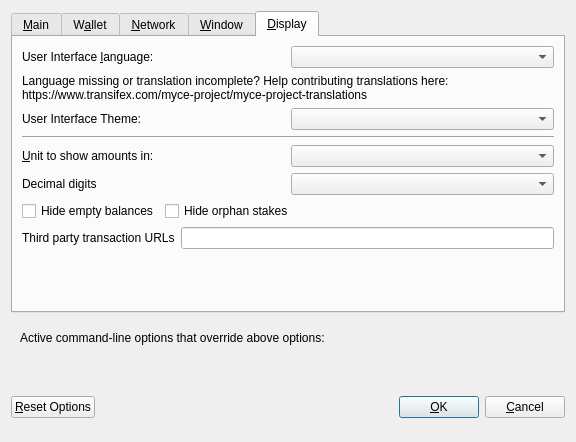
<?xml version="1.0" encoding="UTF-8"?>
<ui version="4.0">
 <class>OptionsDialog</class>
 <widget class="QDialog" name="OptionsDialog">
  <property name="geometry">
   <rect>
    <x>0</x>
    <y>0</y>
    <width>576</width>
    <height>442</height>
   </rect>
  </property>
  <property name="windowTitle">
   <string>Options</string>
  </property>
  <property name="modal">
   <bool>true</bool>
  </property>
  <layout class="QVBoxLayout" name="verticalLayout">
   <item>
    <widget class="QTabWidget" name="tabWidget">
     <property name="currentIndex">
      <number>4</number>
     </property>
     <widget class="QWidget" name="tabMain">
      <attribute name="title">
       <string>&amp;Main</string>
      </attribute>
      <layout class="QVBoxLayout" name="verticalLayout_Main">
       <item>
        <widget class="QCheckBox" name="bitcoinAtStartup">
         <property name="toolTip">
          <string>Automatically start MYCE after logging in to the system.</string>
         </property>
         <property name="text">
          <string>&amp;Start MYCE on system login</string>
         </property>
        </widget>
       </item>
       <item>
        <layout class="QHBoxLayout" name="horizontalLayout_2_Main">
         <item>
          <widget class="QLabel" name="databaseCacheLabel">
           <property name="text">
            <string>Size of &amp;database cache</string>
           </property>
           <property name="textFormat">
            <enum>Qt::PlainText</enum>
           </property>
           <property name="buddy">
            <cstring>databaseCache</cstring>
           </property>
          </widget>
         </item>
         <item>
          <widget class="QSpinBox" name="databaseCache"/>
         </item>
         <item>
          <widget class="QLabel" name="databaseCacheUnitLabel">
           <property name="text">
            <string>MB</string>
           </property>
           <property name="textFormat">
            <enum>Qt::PlainText</enum>
           </property>
          </widget>
         </item>
         <item>
          <spacer name="horizontalSpacer_2_Main">
           <property name="orientation">
            <enum>Qt::Horizontal</enum>
           </property>
           <property name="sizeHint" stdset="0">
            <size>
             <width>40</width>
             <height>20</height>
            </size>
           </property>
          </spacer>
         </item>
        </layout>
       </item>
       <item>
        <layout class="QHBoxLayout" name="horizontalLayout_3_Main">
         <item>
          <widget class="QLabel" name="threadsScriptVerifLabel">
           <property name="text">
            <string>Number of script &amp;verification threads</string>
           </property>
           <property name="textFormat">
            <enum>Qt::PlainText</enum>
           </property>
           <property name="buddy">
            <cstring>threadsScriptVerif</cstring>
           </property>
          </widget>
         </item>
         <item>
          <widget class="QSpinBox" name="threadsScriptVerif">
           <property name="toolTip">
            <string>(0 = auto, &lt;0 = leave that many cores free)</string>
           </property>
          </widget>
         </item>
         <item>
          <spacer name="horizontalSpacer_3_Main">
           <property name="orientation">
            <enum>Qt::Horizontal</enum>
           </property>
           <property name="sizeHint" stdset="0">
            <size>
             <width>40</width>
             <height>20</height>
            </size>
           </property>
          </spacer>
         </item>
        </layout>
       </item>
       <item>
        <spacer name="verticalSpacer_2">
         <property name="orientation">
          <enum>Qt::Vertical</enum>
         </property>
         <property name="sizeHint" stdset="0">
          <size>
           <width>20</width>
           <height>40</height>
          </size>
         </property>
        </spacer>
       </item>
       <item>
        <widget class="QCheckBox" name="checkBoxZeromintEnable">
         <property name="toolTip">
          <string>Enable automatic minting of YCE units to zYCE</string>
         </property>
         <property name="layoutDirection">
          <enum>Qt::LeftToRight</enum>
         </property>
         <property name="text">
          <string>Enable zYCE Automint</string>
         </property>
        </widget>
       </item>
       <item>
        <layout class="QHBoxLayout" name="horizontalLayout_3">
         <item>
          <widget class="QLabel" name="percentage_label">
           <property name="toolTip">
            <string>Percentage of incoming YCE which get automatically converted to zYCE via Zerocoin Protocol (min: 10%)</string>
           </property>
           <property name="text">
            <string>Percentage of autominted zYCE</string>
           </property>
          </widget>
         </item>
         <item>
          <widget class="QSpinBox" name="zeromintPercentage">
           <property name="minimum">
            <number>1</number>
           </property>
           <property name="maximum">
            <number>100</number>
           </property>
          </widget>
         </item>
        </layout>
       </item>
       <item>
        <layout class="QHBoxLayout" name="horizontalLayout" stretch="0,0">
         <property name="sizeConstraint">
          <enum>QLayout::SetFixedSize</enum>
         </property>
         <item>
          <widget class="QLabel" name="labelPreferredDenom">
           <property name="maximumSize">
            <size>
             <width>16777215</width>
             <height>16777215</height>
            </size>
           </property>
           <property name="toolTip">
            <string>Wait with automatic conversion to Zerocoin until enough YCE for this denomination is available</string>
           </property>
           <property name="text">
            <string>Preferred Automint zYCE Denomination</string>
           </property>
          </widget>
         </item>
         <item>
          <widget class="QComboBox" name="preferredDenom">
           <property name="maximumSize">
            <size>
             <width>16777215</width>
             <height>27</height>
            </size>
           </property>
           <property name="toolTip">
            <string>Wait with automatic conversion to Zerocoin until enough YCE for this denomination is available</string>
           </property>
           <property name="maxVisibleItems">
            <number>9</number>
           </property>
           <property name="maxCount">
            <number>9</number>
           </property>
          </widget>
         </item>
        </layout>
       </item>
      </layout>
     </widget>
     <widget class="QWidget" name="tabWallet">
      <attribute name="title">
       <string>W&amp;allet</string>
      </attribute>
      <layout class="QVBoxLayout" name="verticalLayout_Wallet">
       <item>
        <layout class="QHBoxLayout" name="horizontalLayout_2_Wallet">
         <item>
          <widget class="QLabel" name="labelStakeSplitThresholdText">
           <property name="text">
            <string>Stake split threshold:</string>
           </property>
          </widget>
         </item>
         <item>
          <widget class="QSpinBox" name="spinBoxStakeSplitThreshold">
           <property name="minimum">
            <number>1</number>
           </property>
           <property name="maximum">
            <number>999999</number>
           </property>
          </widget>
         </item>
        </layout>
       </item>
       <item>
        <widget class="QGroupBox" name="groupBox">
         <property name="title">
          <string>Expert</string>
         </property>
         <layout class="QVBoxLayout" name="verticalLayout_2">
          <item>
           <widget class="QCheckBox" name="coinControlFeatures">
            <property name="toolTip">
             <string>Whether to show coin control features or not.</string>
            </property>
            <property name="text">
             <string>Enable coin &amp;control features</string>
            </property>
           </widget>
          </item>
          <item>
           <widget class="QCheckBox" name="showMasternodesTab">
            <property name="toolTip">
             <string>Show additional tab listing all your masternodes in first sub-tab&lt;br/&gt;and all masternodes on the network in second sub-tab.</string>
            </property>
            <property name="text">
             <string>Show Masternodes Tab</string>
            </property>
           </widget>
          </item>
          <item>
           <widget class="QCheckBox" name="spendZeroConfChange">
            <property name="toolTip">
             <string>If you disable the spending of unconfirmed change, the change from a transaction&lt;br/&gt;cannot be used until that transaction has at least one confirmation.&lt;br/&gt;This also affects how your balance is computed.</string>
            </property>
            <property name="text">
             <string>&amp;Spend unconfirmed change</string>
            </property>
           </widget>
          </item>
         </layout>
        </widget>
       </item>
       <item>
        <spacer name="verticalSpacer_Wallet">
         <property name="orientation">
          <enum>Qt::Vertical</enum>
         </property>
         <property name="sizeHint" stdset="0">
          <size>
           <width>20</width>
           <height>40</height>
          </size>
         </property>
        </spacer>
       </item>
      </layout>
     </widget>
     <widget class="QWidget" name="tabNetwork">
      <attribute name="title">
       <string>&amp;Network</string>
      </attribute>
      <layout class="QVBoxLayout" name="verticalLayout_Network">
       <item>
        <widget class="QCheckBox" name="mapPortUpnp">
         <property name="toolTip">
          <string>Automatically open the MYCE client port on the router. This only works when your router supports UPnP and it is enabled.</string>
         </property>
         <property name="text">
          <string>Map port using &amp;UPnP</string>
         </property>
        </widget>
       </item>
       <item>
        <widget class="QCheckBox" name="allowIncoming">
         <property name="toolTip">
          <string>Accept connections from outside</string>
         </property>
         <property name="text">
          <string>Allow incoming connections</string>
         </property>
        </widget>
       </item>
       <item>
        <widget class="QCheckBox" name="connectSocks">
         <property name="toolTip">
          <string>Connect to the MYCE network through a SOCKS5 proxy.</string>
         </property>
         <property name="text">
          <string>&amp;Connect through SOCKS5 proxy (default proxy):</string>
         </property>
        </widget>
       </item>
       <item>
        <layout class="QHBoxLayout" name="horizontalLayout_1_Network">
         <item>
          <widget class="QLabel" name="proxyIpLabel">
           <property name="text">
            <string>Proxy &amp;IP:</string>
           </property>
           <property name="textFormat">
            <enum>Qt::PlainText</enum>
           </property>
           <property name="buddy">
            <cstring>proxyIp</cstring>
           </property>
          </widget>
         </item>
         <item>
          <widget class="QValidatedLineEdit" name="proxyIp">
           <property name="minimumSize">
            <size>
             <width>140</width>
             <height>0</height>
            </size>
           </property>
           <property name="maximumSize">
            <size>
             <width>140</width>
             <height>16777215</height>
            </size>
           </property>
           <property name="toolTip">
            <string>IP address of the proxy (e.g. IPv4: 127.0.0.1 / IPv6: ::1)</string>
           </property>
          </widget>
         </item>
         <item>
          <widget class="QLabel" name="proxyPortLabel">
           <property name="text">
            <string>&amp;Port:</string>
           </property>
           <property name="textFormat">
            <enum>Qt::PlainText</enum>
           </property>
           <property name="buddy">
            <cstring>proxyPort</cstring>
           </property>
          </widget>
         </item>
         <item>
          <widget class="QLineEdit" name="proxyPort">
           <property name="minimumSize">
            <size>
             <width>55</width>
             <height>0</height>
            </size>
           </property>
           <property name="maximumSize">
            <size>
             <width>55</width>
             <height>16777215</height>
            </size>
           </property>
           <property name="toolTip">
            <string>Port of the proxy (e.g. 9050)</string>
           </property>
          </widget>
         </item>
         <item>
          <spacer name="horizontalSpacer_1_Network">
           <property name="orientation">
            <enum>Qt::Horizontal</enum>
           </property>
           <property name="sizeHint" stdset="0">
            <size>
             <width>40</width>
             <height>20</height>
            </size>
           </property>
          </spacer>
         </item>
        </layout>
       </item>
       <item>
        <spacer name="verticalSpacer_Network">
         <property name="orientation">
          <enum>Qt::Vertical</enum>
         </property>
         <property name="sizeHint" stdset="0">
          <size>
           <width>20</width>
           <height>40</height>
          </size>
         </property>
        </spacer>
       </item>
      </layout>
     </widget>
     <widget class="QWidget" name="tabWindow">
      <attribute name="title">
       <string>&amp;Window</string>
      </attribute>
      <layout class="QVBoxLayout" name="verticalLayout_Window">
       <item>
        <widget class="QCheckBox" name="minimizeToTray">
         <property name="toolTip">
          <string>Show only a tray icon after minimizing the window.</string>
         </property>
         <property name="text">
          <string>&amp;Minimize to the tray instead of the taskbar</string>
         </property>
        </widget>
       </item>
       <item>
        <widget class="QCheckBox" name="minimizeOnClose">
         <property name="toolTip">
          <string>Minimize instead of exit the application when the window is closed. When this option is enabled, the application will be closed only after selecting Quit in the menu.</string>
         </property>
         <property name="text">
          <string>M&amp;inimize on close</string>
         </property>
        </widget>
       </item>
       <item>
        <spacer name="verticalSpacer_Window">
         <property name="orientation">
          <enum>Qt::Vertical</enum>
         </property>
         <property name="sizeHint" stdset="0">
          <size>
           <width>20</width>
           <height>40</height>
          </size>
         </property>
        </spacer>
       </item>
      </layout>
     </widget>
     <widget class="QWidget" name="tabDisplay">
      <attribute name="title">
       <string>&amp;Display</string>
      </attribute>
      <layout class="QVBoxLayout" name="verticalLayout_Display">
       <item>
        <layout class="QHBoxLayout" name="horizontalLayout_1_Display">
         <item>
          <widget class="QLabel" name="langLabel">
           <property name="text">
            <string>User Interface &amp;language:</string>
           </property>
           <property name="textFormat">
            <enum>Qt::PlainText</enum>
           </property>
           <property name="buddy">
            <cstring>lang</cstring>
           </property>
          </widget>
         </item>
         <item>
          <widget class="QValueComboBox" name="lang">
           <property name="toolTip">
            <string>The user interface language can be set here. This setting will take effect after restarting MYCE.</string>
           </property>
          </widget>
         </item>
        </layout>
       </item>
       <item>
        <widget class="QLabel" name="label_3">
         <property name="toolTip">
          <string notr="true"/>
         </property>
         <property name="statusTip">
          <string notr="true"/>
         </property>
         <property name="whatsThis">
          <string notr="true"/>
         </property>
         <property name="accessibleName">
          <string notr="true"/>
         </property>
         <property name="text">
          <string>Language missing or translation incomplete? Help contributing translations here:
https://www.transifex.com/myce-project/myce-project-translations</string>
         </property>
         <property name="wordWrap">
          <bool>true</bool>
         </property>
         <property name="openExternalLinks">
          <bool>true</bool>
         </property>
         <property name="textInteractionFlags">
          <set>Qt::TextBrowserInteraction</set>
         </property>
        </widget>
       </item>
       <item>
        <layout class="QHBoxLayout" name="horizontalLayout_2_Display" stretch="0,0">
         <item>
          <widget class="QLabel" name="themeLabel">
           <property name="text">
            <string>User Interface Theme:</string>
           </property>
          </widget>
         </item>
         <item>
          <widget class="QValueComboBox" name="theme"/>
         </item>
        </layout>
       </item>
       <item>
        <widget class="Line" name="line">
         <property name="orientation">
          <enum>Qt::Horizontal</enum>
         </property>
        </widget>
       </item>
       <item>
        <layout class="QHBoxLayout" name="horizontalLayout_3_Display">
         <item>
          <widget class="QLabel" name="unitLabel">
           <property name="text">
            <string>&amp;Unit to show amounts in:</string>
           </property>
           <property name="textFormat">
            <enum>Qt::PlainText</enum>
           </property>
           <property name="buddy">
            <cstring>unit</cstring>
           </property>
          </widget>
         </item>
         <item>
          <widget class="QValueComboBox" name="unit">
           <property name="toolTip">
            <string>Choose the default subdivision unit to show in the interface and when sending coins.</string>
           </property>
          </widget>
         </item>
        </layout>
       </item>
       <item>
        <layout class="QHBoxLayout" name="horizontalLayout_4_Display">
         <item>
          <widget class="QLabel" name="digitsLabel">
           <property name="text">
            <string>Decimal digits</string>
           </property>
          </widget>
         </item>
         <item>
          <widget class="QValueComboBox" name="digits"/>
         </item>
        </layout>
       </item>
       <item>
        <layout class="QHBoxLayout" name="horizontalLayout_5_Display">
         <item>
          <widget class="QCheckBox" name="checkBoxHideZeroBalances">
           <property name="toolTip">
            <string>Hide empty balances</string>
           </property>
           <property name="layoutDirection">
            <enum>Qt::LeftToRight</enum>
           </property>
           <property name="text">
            <string>Hide empty balances</string>
           </property>
          </widget>
         </item>
         <item>
          <widget class="QCheckBox" name="checkBoxHideOrphans">
           <property name="toolTip">
            <string>Hide orphan stakes in transaction lists</string>
           </property>
           <property name="text">
            <string>Hide orphan stakes</string>
           </property>
          </widget>
         </item>
         <item>
          <spacer name="horizontalSpacer">
           <property name="orientation">
            <enum>Qt::Horizontal</enum>
           </property>
           <property name="sizeHint" stdset="0">
            <size>
             <width>40</width>
             <height>20</height>
            </size>
           </property>
          </spacer>
         </item>
        </layout>
       </item>
       <item>
        <layout class="QHBoxLayout" name="horizontalLayout_6_Display">
         <item>
          <widget class="QLabel" name="thirdPartyTxUrlsLabel">
           <property name="toolTip">
            <string>Third party URLs (e.g. a block explorer) that appear in the transactions tab as context menu items. %s in the URL is replaced by transaction hash. Multiple URLs are separated by vertical bar |.</string>
           </property>
           <property name="text">
            <string>Third party transaction URLs</string>
           </property>
           <property name="buddy">
            <cstring>thirdPartyTxUrls</cstring>
           </property>
          </widget>
         </item>
         <item>
          <widget class="QLineEdit" name="thirdPartyTxUrls">
           <property name="toolTip">
            <string>Third party URLs (e.g. a block explorer) that appear in the transactions tab as context menu items. %s in the URL is replaced by transaction hash. Multiple URLs are separated by vertical bar |.</string>
           </property>
          </widget>
         </item>
        </layout>
       </item>
       <item>
        <spacer name="verticalSpacer">
         <property name="orientation">
          <enum>Qt::Vertical</enum>
         </property>
         <property name="sizeHint" stdset="0">
          <size>
           <width>20</width>
           <height>40</height>
          </size>
         </property>
        </spacer>
       </item>
      </layout>
     </widget>
    </widget>
   </item>
   <item>
    <widget class="QFrame" name="frame">
     <layout class="QVBoxLayout" name="verticalLayout_Bottom">
      <item>
       <layout class="QHBoxLayout" name="horizontalLayout_Bottom">
        <item>
         <widget class="QLabel" name="overriddenByCommandLineInfoLabel">
          <property name="text">
           <string>Active command-line options that override above options:</string>
          </property>
          <property name="textFormat">
           <enum>Qt::PlainText</enum>
          </property>
         </widget>
        </item>
        <item>
         <spacer name="horizontalSpacer_Bottom">
          <property name="orientation">
           <enum>Qt::Horizontal</enum>
          </property>
          <property name="sizeHint" stdset="0">
           <size>
            <width>40</width>
            <height>20</height>
           </size>
          </property>
         </spacer>
        </item>
       </layout>
      </item>
      <item>
       <widget class="QLabel" name="overriddenByCommandLineLabel">
        <property name="text">
         <string/>
        </property>
        <property name="textFormat">
         <enum>Qt::PlainText</enum>
        </property>
        <property name="wordWrap">
         <bool>true</bool>
        </property>
       </widget>
      </item>
     </layout>
    </widget>
   </item>
   <item>
    <layout class="QHBoxLayout" name="horizontalLayout_Buttons">
     <item>
      <widget class="QPushButton" name="resetButton">
       <property name="toolTip">
        <string>Reset all client options to default.</string>
       </property>
       <property name="text">
        <string>&amp;Reset Options</string>
       </property>
       <property name="autoDefault">
        <bool>false</bool>
       </property>
      </widget>
     </item>
     <item>
      <spacer name="horizontalSpacer_1">
       <property name="orientation">
        <enum>Qt::Horizontal</enum>
       </property>
       <property name="sizeHint" stdset="0">
        <size>
         <width>40</width>
         <height>48</height>
        </size>
       </property>
      </spacer>
     </item>
     <item>
      <widget class="QLabel" name="statusLabel">
       <property name="minimumSize">
        <size>
         <width>200</width>
         <height>0</height>
        </size>
       </property>
       <property name="font">
        <font>
         <weight>75</weight>
         <bold>true</bold>
        </font>
       </property>
       <property name="text">
        <string/>
       </property>
       <property name="textFormat">
        <enum>Qt::PlainText</enum>
       </property>
       <property name="wordWrap">
        <bool>true</bool>
       </property>
      </widget>
     </item>
     <item>
      <spacer name="horizontalSpacer_2">
       <property name="orientation">
        <enum>Qt::Horizontal</enum>
       </property>
       <property name="sizeHint" stdset="0">
        <size>
         <width>40</width>
         <height>48</height>
        </size>
       </property>
      </spacer>
     </item>
     <item>
      <widget class="QPushButton" name="okButton">
       <property name="text">
        <string>&amp;OK</string>
       </property>
       <property name="autoDefault">
        <bool>false</bool>
       </property>
       <property name="default">
        <bool>true</bool>
       </property>
      </widget>
     </item>
     <item>
      <widget class="QPushButton" name="cancelButton">
       <property name="text">
        <string>&amp;Cancel</string>
       </property>
       <property name="autoDefault">
        <bool>false</bool>
       </property>
      </widget>
     </item>
    </layout>
   </item>
  </layout>
 </widget>
 <customwidgets>
  <customwidget>
   <class>QValidatedLineEdit</class>
   <extends>QLineEdit</extends>
   <header>qvalidatedlineedit.h</header>
  </customwidget>
  <customwidget>
   <class>QValueComboBox</class>
   <extends>QComboBox</extends>
   <header>qvaluecombobox.h</header>
  </customwidget>
 </customwidgets>
 <resources/>
 <connections/>
</ui>
